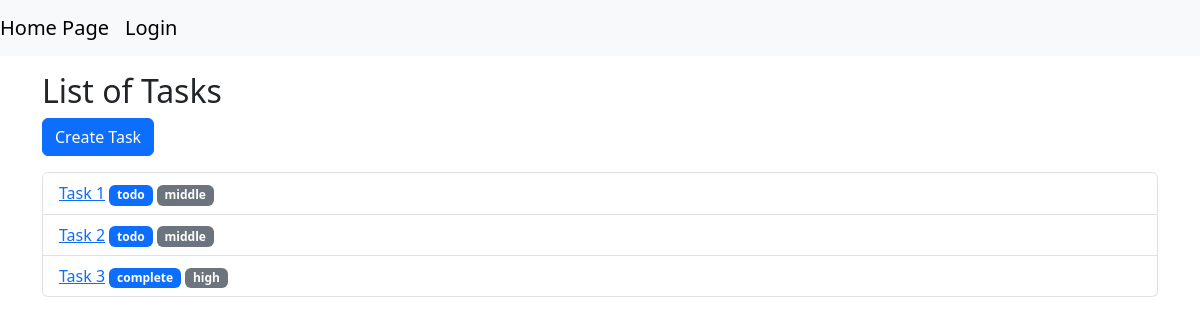
/, run on an earlier commit of the app's database.
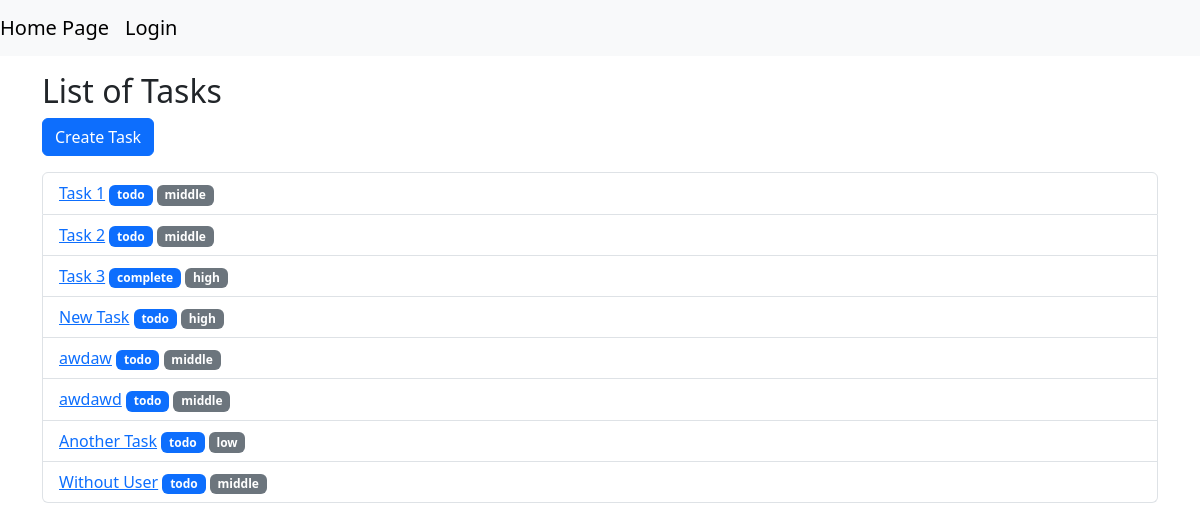
And on a later commit of the database.
### tasks/models.py (models this page shows, shortened)
class Task(models.Model):
    STATUS_CHOICES = [
        ("todo", "TO DO"),
        ("in_progress", "IN PROGRESS"),
        ("complete", "COMPLETE"),
    ]
    PRIORITY_CHOICES = [
        ("low", "LOW PRIORITY"),
        ("middle", "MIDDLE PRIORITY"),
        ("high", "HIGH PRIORITY"),
    ]
    title = models.CharField(max_length=255)
    description = models.TextField()
    status = models.CharField(max_length=30, choices=STATUS_CHOICES, default="todo")
    priority = models.CharField(max_length=30, choices=PRIORITY_CHOICES, default="middle")
    end_time = models.DateField(null=True, blank=True)
    creator = models.ForeignKey(User, on_delete=models.CASCADE)

### tasks/views.py (the view)
# urls.py: path("", views.TaskListView.as_view(), name="task-list"),
class TaskListView(ListView):
    model = Task
    context_object_name = "tasks"
    template_name = "tasks/task_list.html"

### templates/tasks/task_list.html
{% extends 'base.html' %}
{% block content %}
<div class="container mt-3">
    <h2>List of Tasks</h2>
    <a href="{% url 'task-create'%}" class="btn btn-primary mb-3">Create Task</a>
    <ul class="list-group">
        {% for task in tasks %}
        <li class="list-group-item">
            <a href="{% url 'task-detail' task.pk %}">{{ task.title}}</a>
            <span class="badge text-bg-primary">{{ task.status }}</span>
            <span class="badge text-bg-secondary">{{ task.priority }}</span>
        </li>
        {% empty %}
        <li class="list-group-item">No tasks</li>
        {% endfor %}
    </ul>
</div>
{% endblock %}

What changed in the data, as far as the page shows it:
added Task: title "New Task", status "todo", priority "high"
added Task: title "awdaw", status "todo", priority "middle"
added Task: title "awdawd", status "todo", priority "middle"
added Task: title "Another Task", status "todo", priority "low"
added Task: title "Without User", status "todo", priority "middle"
